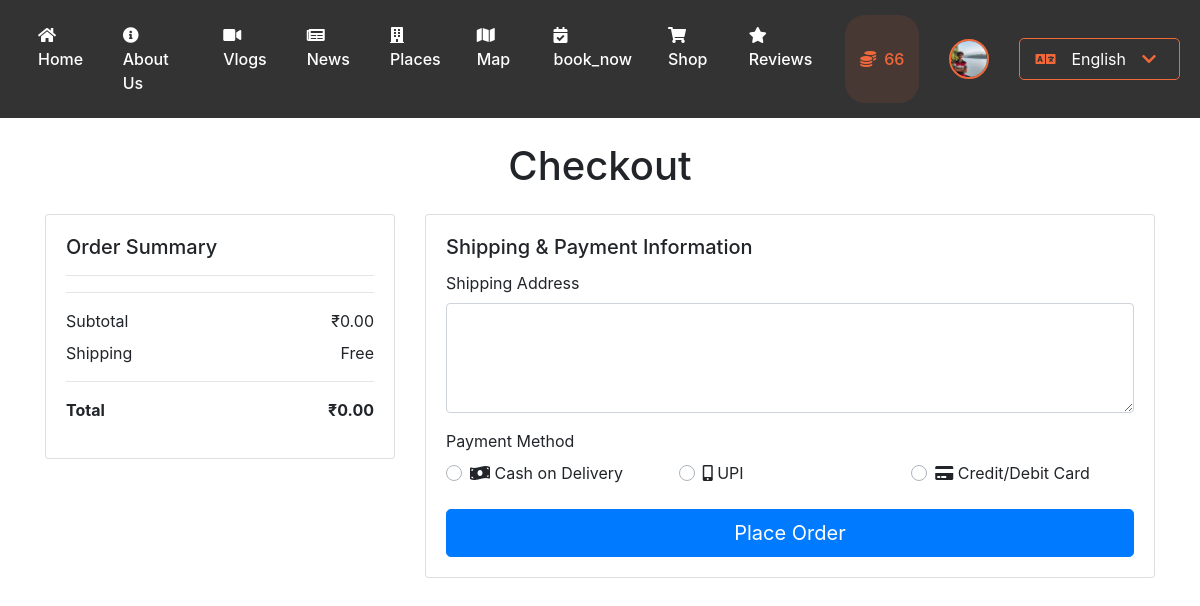
Page /checkout (signed in) on the committed database.
### website/models.py (models this page shows, shortened)
class ItihaasCoins(db.Model):
    id = db.Column(db.Integer, primary_key=True)
    user_id = db.Column(db.Integer, db.ForeignKey('user.id'), nullable=False)
    coins = db.Column(db.Integer, default=0)

class User(db.Model, UserMixin):
    id = db.Column(db.Integer, primary_key=True)
    email = db.Column(db.String(150), unique=True)
    password = db.Column(db.String(150))
    first_name = db.Column(db.String(150))
    profile_pic = db.Column(db.String(500))  # Store the path to the profile picture
    is_guide = db.Column(db.Boolean, default=False)
    is_verified = db.Column(db.Boolean, default=False)
    verification_code = db.Column(db.String(6))
    verification_code_timestamp = db.Column(db.DateTime(timezone=True))
    notes = db.relationship('Note')
    bookings = db.relationship('Booking', backref='user', lazy=True)
    guide_info = db.relationship('Guide', backref='user', uselist=False)
    itihaas_coins = db.relationship('ItihaasCoins', backref='user', uselist=False)

### website/merchandise.py (the view, shortened to what this page needs)
@merchandise_bp.route('/checkout', methods=['GET', 'POST'])
@login_required
def checkout():
    cart_items = CartItem.query.filter_by(user_id=current_user.id).all()
    total = sum(item.quantity * item.merchandise.price for item in cart_items)
    return render_template('merchandise/checkout.html', cart_items=cart_items, total=total)

### website/templates/merchandise/checkout.html (shortened to what this page needs)
{% extends "base.html" %}
{% block content %}
<div class="container mt-4">
    <h1 class="text-center mb-4">Checkout</h1>
    <div class="row">
        <div class="col-md-4">
            <div class="card mb-4">
                <div class="card-body">
                    <h5 class="card-title">Order Summary</h5>
                    <hr>
                    <hr>
                    <div class="d-flex justify-content-between mb-2">
                        <span>Subtotal</span>
                        <span>₹{{ "%.2f"|format(total) }}</span>
                    </div>
                    <div class="d-flex justify-content-between mb-2">
                        <span>Shipping</span>
                        <span>Free</span>
                    </div>
                    <hr>
                    <div class="d-flex justify-content-between mb-3">
                        <strong>Total</strong>
                        <strong>₹{{ "%.2f"|format(total) }}</strong>
                    </div>
                </div>
            </div>
        </div>
        <div class="col-md-8">
            <div class="card">
                <div class="card-body">
                    <h5 class="card-title">Shipping & Payment Information</h5>
                    <form id="checkoutForm" action="{{ url_for('merchandise.checkout') }}" method="POST">
                        <div class="form-group">
                            <label for="shipping_address">Shipping Address</label>
                            <textarea class="form-control" id="shipping_address" name="shipping_address" rows="4" required></textarea>
                        </div>
                        <div class="form-group">
                            <label for="payment_method">Payment Method</label>
                            <div class="payment-methods">
                                <div class="custom-control custom-radio mb-2">
                                    <label class="custom-control-label" for="cod">
                                        <i class="fas fa-money-bill-wave"></i> Cash on Delivery
                                    </label>
                                </div>
                                <div class="custom-control custom-radio mb-2">
                                    <label class="custom-control-label" for="upi">
                                        <i class="fas fa-mobile-alt"></i> UPI
                                    </label>
                                </div>
                                <div class="custom-control custom-radio mb-2">
                                    <label class="custom-control-label" for="card">
                                        <i class="fas fa-credit-card"></i> Credit/Debit Card
                                    </label>
                                </div>
                            </div>
                        </div>
                        <button type="submit" class="btn btn-primary btn-lg btn-block">Place Order</button>
                    </form>
                </div>
            </div>
        </div>
    </div>
</div>
{% endblock %}

### website/templates/base.html (shortened to what this page needs)
<!DOCTYPE html>
<html lang="{{ session.get('lang', 'en') }}">
  <head>
    <link
      rel="stylesheet"
      href="https://stackpath.bootstrapcdn.com/bootstrap/4.4.1/css/bootstrap.min.css"
    />
    <link
      rel="stylesheet"
      href="https://cdnjs.cloudflare.com/ajax/libs/font-awesome/5.15.4/css/all.min.css"
    />
    <link rel='stylesheet' href='https://cdn.jsdelivr.net/npm/swiper@8/swiper-bundle.min.css'>
  </head>
  <body>
    <nav class="navbar navbar-expand-lg navbar-dark">
      <div class="collapse navbar-collapse" id="navbar">
        <div class="navbar-nav mr-auto">
          {% if user and user.is_authenticated %}
            <a class="nav-item nav-link" id="Home" href="/">
              <i class="fas fa-home"></i> {{ _('Home') }}
            </a>
            <a class="nav-item nav-link" id="About Us" href="/about">
              <i class="fas fa-info-circle"></i> {{ _('About_Us') }}
            </a>
            <a class="nav-item nav-link" id="Vlog" href="/vlog">
              <i class="fas fa-video"></i> {{ _('Vlogs') }}
            </a>
            <a class="nav-item nav-link" id="News" href="/news">
              <i class="fas fa-newspaper"></i> {{ _('News') }}
            </a>
            <a class="nav-item nav-link" id="Index" href="/index">
              <i class="fas fa-building"></i> {{ _('Places') }}
            </a>
            <a class="nav-item nav-link" id="Map" href="/map">
              <i class="fas fa-map"></i> {{ _('Map') }}
            </a>
            <a class="nav-item nav-link" id="Booking" href="/booking">
              <i class="fas fa-calendar-check"></i> {{ _('book_now') }}
            </a>
            <a class="nav-item nav-link" id="Shop" href="/shop">
              <i class="fas fa-shopping-cart"></i> {{ _('Shop') }}
            </a>
            <a class="nav-item nav-link" id="Review" href="/review">
              <i class="fas fa-star"></i> {{ _('Reviews') }}
            </a>
            <div class="nav-item itihaas-wallet">
              <span class="wallet-icon"><i class="fas fa-coins"></i></span>
              <span class="coins-balance">{{ current_user.itihaas_coins.coins if current_user.itihaas_coins else 0 }}</span>
            </div>
          {% endif %}
        </div>
        <div class="navbar-nav ml-auto">
          {% if user and user.is_authenticated %}
            <div class="profile-container">
              <img src="{{ current_user.profile_pic if current_user.profile_pic else url_for('static', filename='default-profile.jpg') }}"
                   alt="Profile"
                   class="profile-picture"
                   onclick="toggleProfileDropdown()"
              >
            </div>
          {% endif %}
          <div class="language-switcher">
            <div class="language-dropdown" onclick="toggleLanguageList()">
              <div class="current-lang">
                {% set current_lang = session.get('lang', 'en') %}
                {% set lang_names = {
                  'en': 'English',
                  'hi': 'हिंदी',
                  'ta': 'தமிழ்',
                  'kn': 'ಕನ್ನಡ',
                  'mr': 'मराठी',
                  'gu': 'ગુજરાતી',
                  'bho': 'भोजपुरी',
                  'ml': 'മലയാളം',
                  'te': 'తెలుగు'
                } %}
                <i class="fas fa-language"></i>
                <span>{{ lang_names[current_lang] }}</span>
                <i class="fas fa-chevron-down ml-2"></i>
              </div>
            </div>
          </div>
        </div>
      </div>
    </nav>
    <div class="">{% block content %} {% endblock %}</div>
  </body>
</html>

### rows in the picture
ItihaasCoins: itihaas_coins "66"
User: profile_pic (picture)

### other values in the picture
{{ lang_names[current_lang] }} "English"
{{ "%.2f"|format(total) }} "0.00"
